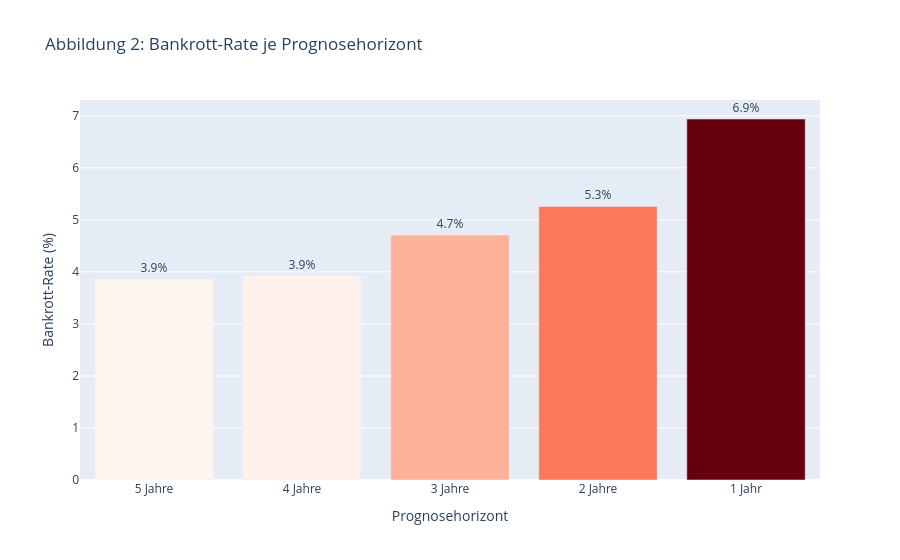

The notebook cell this image was saved under:
### Markdown cell above
Die Bankrott-Rate wird je Prognosehorizont verglichen. Da die fünf Teildatensätze unterschiedliche Zeiträume vor der Insolvenz abbilden, ist zu erwarten, dass die Rate mit kürzer werdendem Horizont ansteigt.

### Code cell
year_stats = df_all.groupby('year')['class'].agg(['sum', 'count']).reset_index()
year_stats['Bankrott-Rate (%)'] = (year_stats['sum'] / year_stats['count'] * 100).round(2)
year_stats['Prognosehorizont'] = year_stats['year'].map(
    {1: '5 Jahre', 2: '4 Jahre', 3: '3 Jahre', 4: '2 Jahre', 5: '1 Jahr'})

fig = px.bar(
    year_stats,
    x='Prognosehorizont',
    y='Bankrott-Rate (%)',
    text='Bankrott-Rate (%)',
    color='Bankrott-Rate (%)',
    color_continuous_scale='Reds',
    title='Abbildung 2: Bankrott-Rate je Prognosehorizont'
)
fig.update_traces(texttemplate='%{text:.1f}%', textposition='outside')
fig.update_coloraxes(showscale=False)
fig.show()

### Figure 1 — Plotly figure (JSON) as saved in the notebook; plotly's stock layout.template omitted (floating-point values rounded to 4 significant figures)
{"data": [{"hovertemplate": "Prognosehorizont=%{x}<br>Bankrott-Rate (%)=%{marker.color}<extra></extra>", "legendgroup": "", "marker": {"color": [3.86, 3.93, 4.71, 5.26, 6.94], "coloraxis": "coloraxis", "pattern": {"shape": ""}}, "name": "", "orientation": "v", "showlegend": false, "text": [3.86, 3.93, 4.71, 5.26, 6.94], "textposition": "outside", "texttemplate": "%{text:.1f}%", "type": "bar", "x": ["5 Jahre", "4 Jahre", "3 Jahre", "2 Jahre", "1 Jahr"], "xaxis": "x", "y": [3.86, 3.93, 4.71, 5.26, 6.94], "yaxis": "y"}], "layout": {"barmode": "relative", "coloraxis": {"colorbar": {"title": {"text": "Bankrott-Rate (%)"}}, "colorscale": [[0, "rgb(255,245,240)"], [0.125, "rgb(254,224,210)"], [0.25, "rgb(252,187,161)"], [0.375, "rgb(252,146,114)"], [0.5, "rgb(251,106,74)"], [0.625, "rgb(239,59,44)"], [0.75, "rgb(203,24,29)"], [0.875, "rgb(165,15,21)"], [1, "rgb(103,0,13)"]], "showscale": false}, "legend": {"tracegroupgap": 0}, "title": {"text": "Abbildung 2: Bankrott-Rate je Prognosehorizont"}, "xaxis": {"anchor": "y", "domain": [0, 1], "title": {"text": "Prognosehorizont"}}, "yaxis": {"anchor": "x", "domain": [0, 1], "title": {"text": "Bankrott-Rate (%)"}}}}
